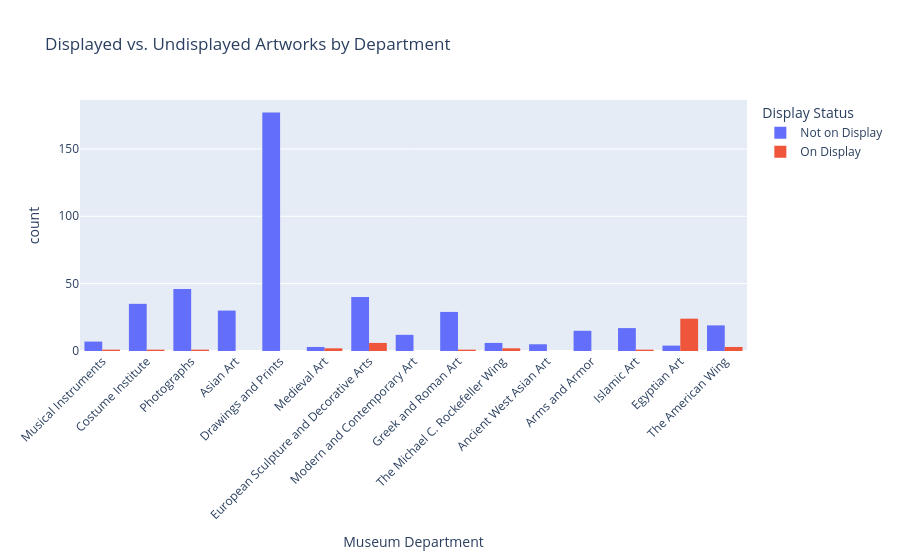

The code cell stored with this chart in its notebook:
### Markdown cell above
## Visualizations
**3. (25 pts) Builds at least two visualizations (graphs/plots) from the data which help to understand or answer the questions of interest. These visualizations will be graded based on how much information they can effectively communicate to readers. Please make sure your visualization are sufficiently distinct from each other.**

### Code cell
# calculate display percentage by department and classification
import plotly.express as px

# find the 15 departments with the most artworks
top_departments = clean_df["department"].value_counts().head(15).index
plot_data = clean_df[clean_df["department"].isin(top_departments)].copy()

# count displayed and undisplayed artworks
plot_data["Display Status"] = plot_data["onView"].map({
    True: "On Display",
    False: "Not on Display"})

fig = px.histogram(plot_data,
    x="department",
    color="Display Status",
    barmode="group",
    title="Displayed vs. Undisplayed Artworks by Department",
    labels={"department": "Museum Department",
        "count": "Number of Artworks"})

fig.update_layout(xaxis_tickangle=-45)
fig.show()

### Figure 1 — Plotly figure (JSON) as saved in the notebook; plotly's stock layout.template omitted (floating-point values rounded to 4 significant figures; data arrays with more than 128 entries replaced by an {"elided": "..."} marker saying what was removed)
{"data": [{"alignmentgroup": "True", "bingroup": "x", "hovertemplate": "Display Status=Not on Display<br>Museum Department=%{x}<br>count=%{y}<extra></extra>", "legendgroup": "Not on Display", "marker": {"color": "#636efa", "pattern": {"shape": ""}}, "name": "Not on Display", "offsetgroup": "Not on Display", "orientation": "v", "showlegend": true, "type": "histogram", "x": {"elided": "445 str values"}, "xaxis": "x", "yaxis": "y"}, {"alignmentgroup": "True", "bingroup": "x", "hovertemplate": "Display Status=On Display<br>Museum Department=%{x}<br>count=%{y}<extra></extra>", "legendgroup": "On Display", "marker": {"color": "#EF553B", "pattern": {"shape": ""}}, "name": "On Display", "offsetgroup": "On Display", "orientation": "v", "showlegend": true, "type": "histogram", "x": ["Greek and Roman Art", "Egyptian Art", "European Sculpture and Decorative Arts", "Egyptian Art", "Medieval Art", "European Sculpture and Decorative Arts", "Egyptian Art", "Egyptian Art", "Musical Instruments", "Islamic Art", "Egyptian Art", "Photographs", "Egyptian Art", "European Sculpture and Decorative Arts", "The American Wing", "The Michael C. Rockefeller Wing", "Egyptian Art", "The American Wing", "Egyptian Art", "Egyptian Art", "Egyptian Art", "European Sculpture and Decorative Arts", "The Michael C. Rockefeller Wing", "Egyptian Art", "Egyptian Art", "Costume Institute", "European Sculpture and Decorative Arts", "Egyptian Art", "European Sculpture and Decorative Arts", "Egyptian Art", "Egyptian Art", "Egyptian Art", "Egyptian Art", "Egyptian Art", "Egyptian Art", "Egyptian Art", "Medieval Art", "Egyptian Art", "Egyptian Art", "Egyptian Art", "The American Wing", "Egyptian Art"], "xaxis": "x", "yaxis": "y"}], "layout": {"barmode": "group", "legend": {"title": {"text": "Display Status"}, "tracegroupgap": 0}, "title": {"text": "Displayed vs. Undisplayed Artworks by Department"}, "xaxis": {"anchor": "y", "domain": [0, 1], "tickangle": -45, "title": {"text": "Museum Department"}}, "yaxis": {"anchor": "x", "domain": [0, 1], "title": {"text": "count"}}}}
